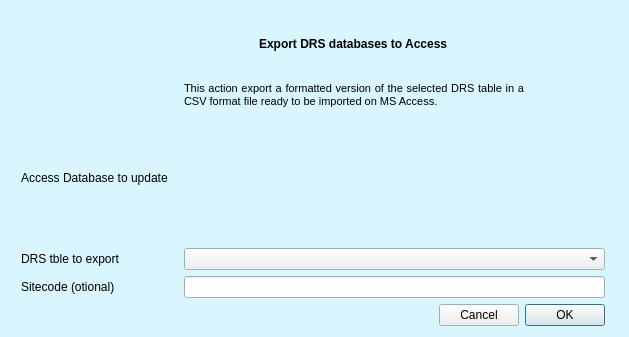
<?xml version="1.0" encoding="UTF-8"?>
<ui version="4.0">
 <class>PCA_PostExcDialogBase</class>
 <widget class="QDialog" name="PCA_PostExcDialogBase">
  <property name="windowModality">
   <enum>Qt::ApplicationModal</enum>
  </property>
  <property name="geometry">
   <rect>
    <x>0</x>
    <y>0</y>
    <width>629</width>
    <height>337</height>
   </rect>
  </property>
  <property name="sizePolicy">
   <sizepolicy hsizetype="Fixed" vsizetype="Fixed">
    <horstretch>0</horstretch>
    <verstretch>0</verstretch>
   </sizepolicy>
  </property>
  <property name="minimumSize">
   <size>
    <width>0</width>
    <height>0</height>
   </size>
  </property>
  <property name="maximumSize">
   <size>
    <width>16777215</width>
    <height>16777215</height>
   </size>
  </property>
  <property name="palette">
   <palette>
    <active>
     <colorrole role="Base">
      <brush brushstyle="SolidPattern">
       <color alpha="255">
        <red>255</red>
        <green>255</green>
        <blue>255</blue>
       </color>
      </brush>
     </colorrole>
     <colorrole role="Window">
      <brush brushstyle="SolidPattern">
       <color alpha="255">
        <red>217</red>
        <green>246</green>
        <blue>255</blue>
       </color>
      </brush>
     </colorrole>
    </active>
    <inactive>
     <colorrole role="Base">
      <brush brushstyle="SolidPattern">
       <color alpha="255">
        <red>255</red>
        <green>255</green>
        <blue>255</blue>
       </color>
      </brush>
     </colorrole>
     <colorrole role="Window">
      <brush brushstyle="SolidPattern">
       <color alpha="255">
        <red>217</red>
        <green>246</green>
        <blue>255</blue>
       </color>
      </brush>
     </colorrole>
    </inactive>
    <disabled>
     <colorrole role="Base">
      <brush brushstyle="SolidPattern">
       <color alpha="255">
        <red>217</red>
        <green>246</green>
        <blue>255</blue>
       </color>
      </brush>
     </colorrole>
     <colorrole role="Window">
      <brush brushstyle="SolidPattern">
       <color alpha="255">
        <red>217</red>
        <green>246</green>
        <blue>255</blue>
       </color>
      </brush>
     </colorrole>
    </disabled>
   </palette>
  </property>
  <property name="cursor">
   <cursorShape>ArrowCursor</cursorShape>
  </property>
  <property name="windowTitle">
   <string>PCA PostExcavation Plugin</string>
  </property>
  <layout class="QGridLayout" name="gridLayout">
   <item row="0" column="1" alignment="Qt::AlignHCenter">
    <widget class="QLabel" name="label_6">
     <property name="font">
      <font>
       <pointsize>9</pointsize>
       <weight>75</weight>
       <bold>true</bold>
      </font>
     </property>
     <property name="text">
      <string>Export DRS databases to Access</string>
     </property>
    </widget>
   </item>
   <item row="4" column="1" colspan="2">
    <widget class="QgsMapLayerComboBox" name="Tables_on_GIS_comboBox"/>
   </item>
   <item row="0" column="0">
    <widget class="QLabel" name="label_4">
     <property name="maximumSize">
      <size>
       <width>65</width>
       <height>65</height>
      </size>
     </property>
     <property name="text">
      <string/>
     </property>
     <property name="pixmap">
      <pixmap>icons/pca_logo_icon.png</pixmap>
     </property>
     <property name="scaledContents">
      <bool>true</bool>
     </property>
    </widget>
   </item>
   <item row="6" column="1" colspan="2">
    <widget class="QDialogButtonBox" name="button_box">
     <property name="sizePolicy">
      <sizepolicy hsizetype="Fixed" vsizetype="Fixed">
       <horstretch>0</horstretch>
       <verstretch>0</verstretch>
      </sizepolicy>
     </property>
     <property name="layoutDirection">
      <enum>Qt::RightToLeft</enum>
     </property>
     <property name="orientation">
      <enum>Qt::Horizontal</enum>
     </property>
     <property name="standardButtons">
      <set>QDialogButtonBox::Cancel|QDialogButtonBox::Ok</set>
     </property>
    </widget>
   </item>
   <item row="0" column="2">
    <widget class="QLabel" name="label_5">
     <property name="maximumSize">
      <size>
       <width>65</width>
       <height>65</height>
      </size>
     </property>
     <property name="text">
      <string/>
     </property>
     <property name="pixmap">
      <pixmap>icons/PCA_postex_export_to_access_icon.png</pixmap>
     </property>
     <property name="scaledContents">
      <bool>true</bool>
     </property>
    </widget>
   </item>
   <item row="5" column="0">
    <widget class="QLabel" name="label_3">
     <property name="text">
      <string>Sitecode (otional)</string>
     </property>
    </widget>
   </item>
   <item row="5" column="1" colspan="2">
    <widget class="QLineEdit" name="sitecode_textbox"/>
   </item>
   <item row="1" column="1">
    <widget class="QLabel" name="label">
     <property name="sizePolicy">
      <sizepolicy hsizetype="Fixed" vsizetype="Fixed">
       <horstretch>0</horstretch>
       <verstretch>0</verstretch>
      </sizepolicy>
     </property>
     <property name="minimumSize">
      <size>
       <width>340</width>
       <height>0</height>
      </size>
     </property>
     <property name="maximumSize">
      <size>
       <width>340</width>
       <height>16777215</height>
      </size>
     </property>
     <property name="font">
      <font>
       <pointsize>8</pointsize>
      </font>
     </property>
     <property name="text">
      <string>&lt;html&gt;&lt;head/&gt;&lt;body&gt;&lt;p align=&quot;justify&quot;&gt;This action export a formatted version of the selected DRS table in a CSV format file ready to be imported on MS Access.&lt;/p&gt;&lt;/body&gt;&lt;/html&gt;</string>
     </property>
     <property name="wordWrap">
      <bool>true</bool>
     </property>
    </widget>
   </item>
   <item row="3" column="1" colspan="2">
    <widget class="QgsFileWidget" name="Access_database_mQgsFileWidget">
     <property name="filter">
      <string>*.accdb</string>
     </property>
    </widget>
   </item>
   <item row="4" column="0">
    <widget class="QLabel" name="label_2">
     <property name="text">
      <string>DRS tble to export</string>
     </property>
    </widget>
   </item>
   <item row="3" column="0">
    <widget class="QLabel" name="label_7">
     <property name="text">
      <string>Access Database to update</string>
     </property>
    </widget>
   </item>
  </layout>
 </widget>
 <customwidgets>
  <customwidget>
   <class>QgsFileWidget</class>
   <extends>QWidget</extends>
   <header>qgsfilewidget.h</header>
  </customwidget>
  <customwidget>
   <class>QgsMapLayerComboBox</class>
   <extends>QComboBox</extends>
   <header>qgsmaplayercombobox.h</header>
  </customwidget>
 </customwidgets>
 <resources/>
 <connections>
  <connection>
   <sender>button_box</sender>
   <signal>accepted()</signal>
   <receiver>PCA_PostExcDialogBase</receiver>
   <slot>accept()</slot>
   <hints>
    <hint type="sourcelabel">
     <x>20</x>
     <y>20</y>
    </hint>
    <hint type="destinationlabel">
     <x>20</x>
     <y>20</y>
    </hint>
   </hints>
  </connection>
  <connection>
   <sender>button_box</sender>
   <signal>rejected()</signal>
   <receiver>PCA_PostExcDialogBase</receiver>
   <slot>reject()</slot>
   <hints>
    <hint type="sourcelabel">
     <x>20</x>
     <y>20</y>
    </hint>
    <hint type="destinationlabel">
     <x>20</x>
     <y>20</y>
    </hint>
   </hints>
  </connection>
 </connections>
</ui>
